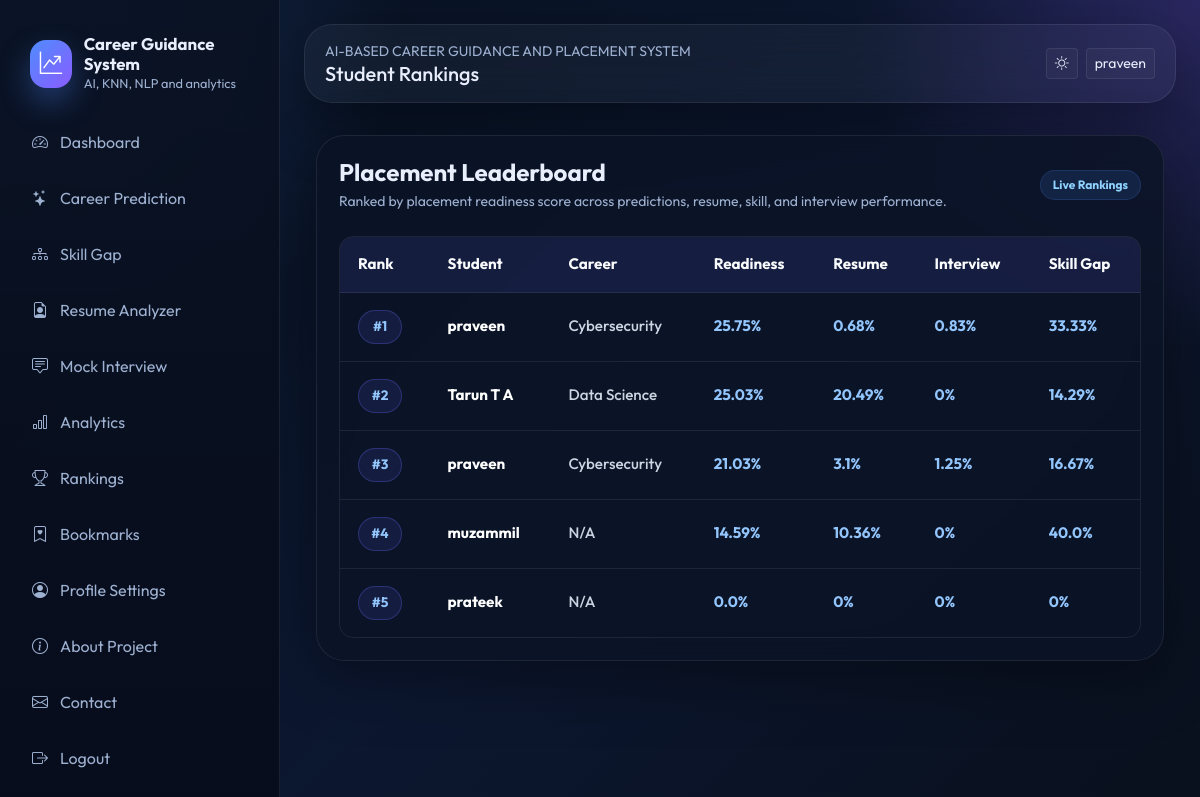
/rankings (signed in), run on the app's committed database.
### models/db_models.py (models this page shows, shortened)
class TimestampMixin:
    created_at = db.Column(db.DateTime, default=datetime.utcnow, nullable=False)
    updated_at = db.Column(db.DateTime, default=datetime.utcnow, onupdate=datetime.utcnow, nullable=False)

class User(UserMixin, TimestampMixin, db.Model):
    __tablename__ = "users"
    id = db.Column(db.Integer, primary_key=True)
    full_name = db.Column(db.String(120), nullable=False)
    email = db.Column(db.String(150), unique=True, nullable=False, index=True)
    password_hash = db.Column(db.String(255), nullable=False)
    role = db.Column(db.String(20), default="student", nullable=False)
    college = db.Column(db.String(150))
    course = db.Column(db.String(120))
    year = db.Column(db.String(20))
    bio = db.Column(db.Text)
    photo = db.Column(db.String(255), default="default-avatar.svg")
    skills_json = db.Column(db.Text)
    is_active = db.Column(db.Boolean, default=True, nullable=False)
    last_login = db.Column(db.DateTime)
    career_predictions = db.relationship("CareerPrediction", backref="user", lazy=True, cascade="all, delete-orphan")
    resumes = db.relationship("Resume", backref="user", lazy=True, cascade="all, delete-orphan")
    interviews = db.relationship("InterviewResult", backref="user", lazy=True, cascade="all, delete-orphan")
    gaps = db.relationship("SkillGapAnalysis", backref="user", lazy=True, cascade="all, delete-orphan")
    bookmarks = db.relationship("CareerBookmark", backref="user", lazy=True, cascade="all, delete-orphan")

class CareerPrediction(TimestampMixin, db.Model):
    __tablename__ = "career_predictions"
    id = db.Column(db.Integer, primary_key=True)
    user_id = db.Column(db.Integer, db.ForeignKey("users.id"), nullable=False)
    input_skills_json = db.Column(db.Text, nullable=False)
    recommended_domain = db.Column(db.String(120), nullable=False)
    top_matches_json = db.Column(db.Text, nullable=False)
    confidence = db.Column(db.Float, default=0)

class Resume(TimestampMixin, db.Model):
    __tablename__ = "resumes"
    id = db.Column(db.Integer, primary_key=True)
    user_id = db.Column(db.Integer, db.ForeignKey("users.id"), nullable=False)
    filename = db.Column(db.String(255), nullable=False)
    file_type = db.Column(db.String(20), nullable=False)
    extracted_text = db.Column(db.Text)
    ats_score = db.Column(db.Float, default=0)
    keyword_matches_json = db.Column(db.Text)
    missing_keywords_json = db.Column(db.Text)
    summary_json = db.Column(db.Text)

class InterviewResult(TimestampMixin, db.Model):
    __tablename__ = "interview_results"
    id = db.Column(db.Integer, primary_key=True)
    user_id = db.Column(db.Integer, db.ForeignKey("users.id"), nullable=False)
    interview_type = db.Column(db.String(40), nullable=False)
    score = db.Column(db.Float, default=0)
    accuracy = db.Column(db.Float, default=0)
    weak_topics_json = db.Column(db.Text)
    responses_json = db.Column(db.Text)
    question_json = db.Column(db.Text)

class SkillGapAnalysis(TimestampMixin, db.Model):
    __tablename__ = "skill_gap_analysis"
    id = db.Column(db.Integer, primary_key=True)
    user_id = db.Column(db.Integer, db.ForeignKey("users.id"), nullable=False)
    target_domain = db.Column(db.String(120), nullable=False)
    current_score = db.Column(db.Float, default=0)
    missing_skills_json = db.Column(db.Text)
    roadmap_json = db.Column(db.Text)
    analysis_json = db.Column(db.Text)

### routes/student.py (the view)
@student_bp.route("/rankings")
@login_required
def rankings():
    rankings = build_user_rankings()
    return render_template("student/rankings.html", rankings=rankings)

### app.py (called while the page is built)
@login_manager.user_loader
def load_user(user_id):
    return User.query.get(int(user_id))

### utils/ml_utils.py (called while the page is built)
def placement_readiness_score(prediction_score: float, skill_score: float, resume_score: float, interview_score: float) -> float:
    return round((prediction_score * 0.25) + (skill_score * 0.3) + (resume_score * 0.25) + (interview_score * 0.2), 2)

### templates/student/rankings.html (shortened to what this page needs)
{% extends "base.html" %}
{% block page_title %}Student Rankings{% endblock %}
{% block content %}
<div class="container py-4">
  <div class="glass-card rankings-card">
    <div class="d-flex justify-content-between align-items-center mb-4">
      <div>
        <h4 class="fw-bold mb-1">Placement Leaderboard</h4>
        <div class="text-muted small">
          Ranked by placement readiness score across predictions,
          resume, skill, and interview performance.
        </div>
      </div>
      <span class="badge badge-soft">
        Live Rankings
      </span>
    </div>
    <div class="table-responsive rankings-table-wrapper">
      <table class="table align-middle rankings-table">
        <thead>
          <tr>
            <th>Rank</th>
            <th>Student</th>
            <th>Career</th>
            <th>Readiness</th>
            <th>Resume</th>
            <th>Interview</th>
            <th>Skill Gap</th>
          </tr>
        </thead>
        <tbody>
          {% for item in rankings %}
          <tr>
            <td>
              <span class="rank-badge">
                #{{ item.rank }}
              </span>
            </td>
            <td class="student-name">
              {{ item.user.full_name }}
            </td>
            <td class="career-name">
              {{ item.career }}
            </td>
            <td class="score">
              {{ item.readiness }}%
            </td>
            <td class="score">
              {{ item.resume_score }}%
            </td>
            <td class="score">
              {{ item.interview_score }}%
            </td>
            <td class="score">
              {{ item.skill_score }}%
            </td>
          </tr>
          {% else %}
          <tr>
            <td colspan="7" class="no-ranking-data">
              No ranking data yet.
            </td>
          </tr>
          {% endfor %}
        </tbody>
      </table>
    </div>
  </div>
</div>
{% endblock %}

### templates/base.html (shortened to what this page needs)
<!doctype html>
<html lang="en">
<head>
  <link href="https://cdn.jsdelivr.net/npm/bootstrap@5.3.3/dist/css/bootstrap.min.css" rel="stylesheet">
  <link href="https://cdn.jsdelivr.net/npm/bootstrap-icons@1.11.3/font/bootstrap-icons.min.css" rel="stylesheet">
  <link rel="stylesheet" href="{{ url_for('static', filename='css/style.css') }}">
</head>
<body class="{% if current_user.is_authenticated %}app-shell{% else %}public-shell{% endif %}">
  {% if current_user.is_authenticated %}
  <aside class="sidebar d-none d-lg-block">
    <div class="brand">
      <div class="brand-mark"><i class="bi bi-graph-up-arrow"></i></div>
      <div>
        <div class="brand-title">Career Guidance System</div>
        <div class="brand-subtitle">AI, KNN, NLP and analytics</div>
      </div>
    </div>
    <div class="nav flex-column nav-pills">
      <a class="nav-link sidebar-link" href="{{ url_for('student.dashboard') }}"><i class="bi bi-speedometer2"></i>Dashboard</a>
      <a class="nav-link sidebar-link" href="{{ url_for('student.career_prediction') }}"><i class="bi bi-stars"></i>Career Prediction</a>
      <a class="nav-link sidebar-link" href="{{ url_for('student.skill_gap') }}"><i class="bi bi-diagram-3"></i>Skill Gap</a>
      <a class="nav-link sidebar-link" href="{{ url_for('student.resume_analyzer') }}"><i class="bi bi-file-earmark-person"></i>Resume Analyzer</a>
      <a class="nav-link sidebar-link" href="{{ url_for('student.mock_interview') }}"><i class="bi bi-chat-square-text"></i>Mock Interview</a>
      <a class="nav-link sidebar-link" href="{{ url_for('student.analytics') }}"><i class="bi bi-bar-chart"></i>Analytics</a>
      <a class="nav-link sidebar-link" href="{{ url_for('student.rankings') }}"><i class="bi bi-trophy"></i>Rankings</a>
      <a class="nav-link sidebar-link" href="{{ url_for('student.bookmarks') }}"><i class="bi bi-bookmark-heart"></i>Bookmarks</a>
      <a class="nav-link sidebar-link" href="{{ url_for('auth.profile') }}"><i class="bi bi-person-circle"></i>Profile Settings</a>
      <a class="nav-link sidebar-link" href="{{ url_for('main.about') }}"><i class="bi bi-info-circle"></i>About Project</a>
      <a class="nav-link sidebar-link" href="{{ url_for('main.contact') }}"><i class="bi bi-envelope"></i>Contact</a>
      <a class="nav-link sidebar-link" href="{{ url_for('auth.logout') }}"><i class="bi bi-box-arrow-right"></i>Logout</a>
    </div>
  </aside>
  {% endif %}
  <main class="main-content">
    <div class="topbar mb-4 d-flex flex-wrap align-items-center justify-content-between gap-3">
      <div>
        <div class="small text-uppercase text-muted">AI-Based Career Guidance and Placement System</div>
        <h5 class="mb-0">{% block page_title %}Dashboard{% endblock %}</h5>
      </div>
      <div class="d-flex align-items-center gap-2">
        <button class="btn btn-outline-soft btn-sm" type="button" data-theme-toggle></button>
        {% if current_user.is_authenticated %}
        <a href="{{ url_for('auth.profile') }}" class="btn btn-outline-soft btn-sm">{{ current_user.full_name }}</a>
        {% else %}
        <a href="{{ url_for('auth.login') }}" class="btn btn-outline-soft btn-sm">Login</a>
        <a href="{{ url_for('auth.register') }}" class="btn btn-primary-gradient btn-sm">Register</a>
        {% endif %}
      </div>
    </div>
    <div class="toast-container position-fixed top-0 end-0 p-3">
    </div>
    {% block content %}{% endblock %}
  </main>
</body>
</html>

### data on the page
User: full_name "praveen", user.full_name "praveen"
CareerPrediction: career "Cybersecurity"
Resume: resume_score "0.68"
InterviewResult: interview_score "0.83"
SkillGapAnalysis: skill_score "33.33"
User: user.full_name "Tarun T A"
CareerPrediction: career "Data Science"
Resume: resume_score "20.49"
SkillGapAnalysis: skill_score "14.29"
User: user.full_name "praveen"
CareerPrediction: career "Cybersecurity"
Resume: resume_score "3.1"
InterviewResult: interview_score "1.25"
SkillGapAnalysis: skill_score "16.67"
User: user.full_name "muzammil"
Resume: resume_score "10.36"
SkillGapAnalysis: skill_score "40.0"
User: user.full_name "prateek"

### other printed values
{{ item.rank }} "1" "2" "3" "4" "5"
{{ item.readiness }} "25.75" "25.03" "21.03" "14.59" "0.0"
{{ item.interview_score }} "0" "0" "0"
{{ item.career }} "N/A" "N/A"
{{ item.resume_score }} "0"
{{ item.skill_score }} "0"
